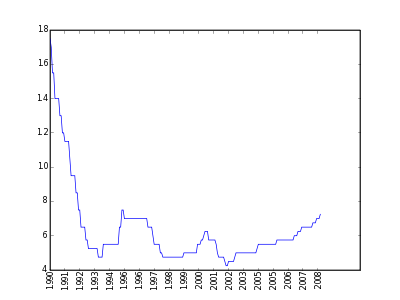

Write Python code to recreate this figure.
import matplotlib
matplotlib.use('Agg')
from pylab import *
from numpy import *
import urllib
import csv

def webshow( img ):
    savefig( img, dpi=50 )
    print 'Content-Type: text/html\n'
    print '<img width="400" height="300" src="'+img+'" />'

# data from Jan 1990 to Mar 2008
f = "http://ivle.informatics.unimelb.edu.au/"
f += "media/subjects/600151/exercise_data/au_int.csv"
webdata = urllib.urlopen(f,"r")
data = list(csv.reader(webdata))
hist_rates = [] # historical rates 
years = [] # ticks text for year
y_loc = [] # ticks location
prev_idx = 0 # index to previous month

for arow in data:
    rate = float(arow[1]) # interest rate
    date = arow[0].split('/') # data of interest rate change
    month = int(date[0])-1 # map jan-dec to 0-11
    year = int(date[2])-1990 # map 1990-2008 to 0-18 
    idx = year*12 + month
    for i in arange(prev_idx, idx+1): # filling earlier months
        hist_rates.append( rate ) # build hist_rates
        if i%12 == 0: # if january build years ticks
            y_loc.append( i )
            years.append( str(1990+year) )
    prev_idx = idx+1

clf()
plot(hist_rates)
xticks( y_loc,years,rotation='vertical' )
webshow("interest.png")
